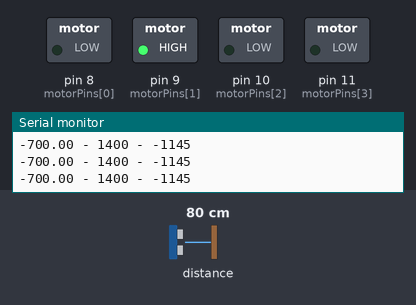
A sketch run on a simulated Arduino Uno, built with avr-gcc and run on an emulated ATmega328P. Parts: switched loads named in the sketch (green lamp = pin HIGH), the last lines printed to the serial monitor. The test bench sets the inputs (shaded band); at power-on: distance to the obstacle 80 cm.

Above: at 1.2 s.
1.3 s: distance to the obstacle set to 2 cm
At 2.0 s:
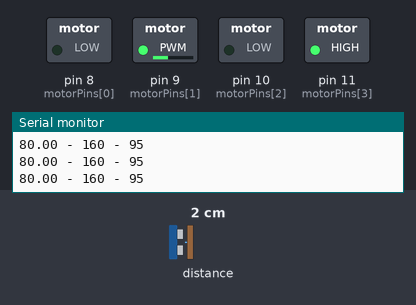
2.9 s: distance to the obstacle set to 4 cm
At 3.4 s:
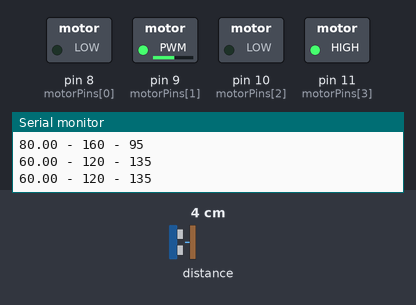
4.6 s: distance to the obstacle set to 9 cm
At 5.9 s:
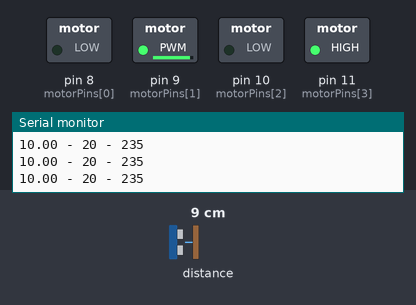
6.2 s: distance to the obstacle set to 12 cm
At 7.5 s:
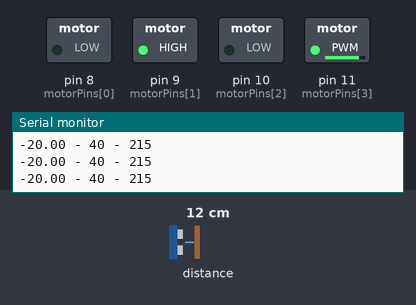
7.8 s: distance to the obstacle set to 18 cm
At 8.9 s:
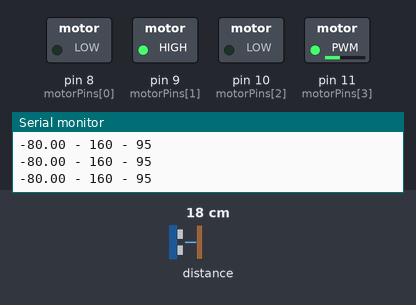
9.5 s: distance to the obstacle set to 35 cm
At 10.3 s:
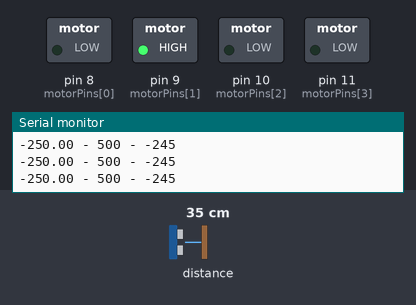
Timing chart, 0 to 12.1 s (numbered marks = the images above; inputs shaded):
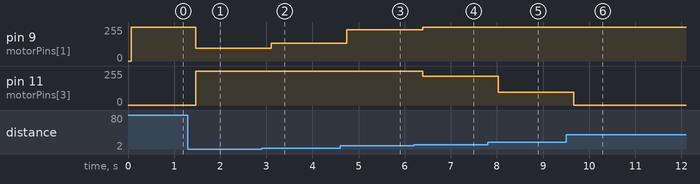

Measured:
- after the input at 1.3 s, pin 9 (motorPins[1]): 255/255 → 95/255 after 0.17 s; pin 11 (motorPins[3]): 0/255 → 255/255 after 0.17 s
- after the input at 2.9 s, pin 9 (motorPins[1]): 95/255 → 135/255 after 0.21 s
- after the input at 4.6 s, pin 9 (motorPins[1]): 135/255 → 235/255 after 0.15 s
- after the input at 6.2 s, pin 9 (motorPins[1]): 235/255 → 255/255 after 0.19 s; pin 11 (motorPins[3]): 255/255 → 215/255 after 0.19 s
- after the input at 7.8 s, pin 11 (motorPins[3]): 215/255 → 95/255 after 0.22 s
- after the input at 9.5 s, pin 11 (motorPins[3]): 95/255 → 0/255 after 0.16 s

The sketch:

followall.ino
```cpp
#include "Adafruit_VL53L0X.h"

// chân điều khiển động cơ
int motorPins[] = {8, 9, 10, 11};
Adafruit_VL53L0X lox = Adafruit_VL53L0X();

void setup() {
  Serial.begin(9600);

  // wait until serial port opens for native USB devices
  while (! Serial) {
    delay(1);
  }

  // khởi tại chân điều khiển động cơ xuất tín hiệu
  for (int i = 0; i < 4; i++) {
    pinMode(motorPins[i], OUTPUT);
  }

  Serial.println("Adafruit VL53L0X test");
  if (!lox.begin()) {
    Serial.println(F("Failed to boot VL53L0X"));
    while(1);
  }
  // power
  Serial.println(F("VL53L0X API Simple Ranging example\n\n"));
}

float preMilis = -1;

void loop()
{
  int mili = 0;
  VL53L0X_RangingMeasurementData_t measure;
  lox.rangingTest(&measure, false);

  if (measure.RangeStatus != 4) {
    int mili = measure.RangeMilliMeter;
    if (preMilis != -1) {
      turn(100 - mili);
    }
    preMilis = mili;
  } else {
    Serial.println("out");
  }
}

void turn(float minus) {
  int decrease = map(abs(minus), 0.0, 100.0, 0, 200);
  Serial.print(minus);
  Serial.print(" - ");
  Serial.print(decrease);
  decrease = 255 - decrease;
  Serial.print(" - ");
  Serial.println(decrease);
  if(decrease < 0) decrease = 0;
  if (minus > 0) {
    rotate(1, 1, 255);
    rotate(0, 1, decrease);
  }
  else {
    rotate(1, 1, decrease);
    rotate(0, 1, 255);
  }
  delay(200);
}

float microsecondsToMilimeters(long microseconds)
{
  return microseconds * 10.0f / 29 * 1.0f / 2 * 1.0f;
}

// lệnh xoay động cơ
// motorIndex là vị trí động cơ
// dir là hướng xoay (tiến hay lùi)
// motorSpeed từ 0 - 255 là tốc độc mong muốn của dộng cơ
void rotate(int motorIndex, bool dir, int motorSpeed) {
  int pulse1 = 0;
  int pulse2 = 0;

  if (dir) {
    pulse2 = motorSpeed;
  } else {
    pulse1 = motorSpeed;
  }

  analogWrite(motorPins[motorIndex * 2], pulse1);
  analogWrite(motorPins[motorIndex * 2 + 1], pulse2);
}
```
